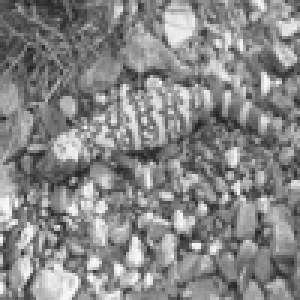
#> input picture output_10_1.png, 100 x 100 px (shown 3 times larger); its folder holds 4 pictures in this run
$ jupyter execute --allow-errors Super-Resolution-by-Sub-Pixel-CNN-Paddle2.ipynb   (shell and % lines are left out)
#> lines starting #> are read from the running program, lines starting #| are printed output that depends on the picture
# 1. 简要介绍

在计算机视觉中，图像超分辨率（Image Super Resolution）是指由一幅低分辨率图像或图像序列恢复出高分辨率图像。图像超分辨率技术分为超分辨率复原和超分辨率重建。

本示例简要介绍如何通过飞桨开源框架，实现图像超分辨率。包括数据集的定义、模型的搭建与训练。

参考论文：《Real-Time Single Image and Video Super-Resolution Using an Efficient Sub-Pixel Convolutional Neural Network》

论文链接：https://arxiv.org/abs/1609.05158

# 2. 环境设置

### 2.1导入一些比较基础常用的模块，确认自己的飞桨版本。

[cell 1]
import os
import io
import math
import random
import numpy as np
import matplotlib.pyplot as plt
from PIL import Image

from IPython.display import display

import paddle
from paddle.io import Dataset
from paddle.vision.transforms import transforms
# 开启动态图

paddle.disable_static()
#> (this line was passed over: paddle is not available in this run)
print(paddle.__version__)

# 3.数据集
### 3.1 数据集下载
本案例使用BSR_bsds500数据集，下载链接：http://www.eecs.berkeley.edu/Research/Projects/CS/vision/grouping/BSR/BSR_bsds500.tgz

[cell 2]
!cd data/data55873/ && unzip -qn images.zip

### 3.2 数据集概览

可以看到我们需要的图片文件在data/data55873/images文件夹下，train、test各200张，val为100张。

### 3.3 数据集类定义
飞桨（PaddlePaddle）数据集加载方案是统一使用Dataset（数据集定义） + DataLoader（多进程数据集加载）。

首先我们先进行数据集的定义，数据集定义主要是实现一个新的Dataset类，继承父类paddle.io.Dataset，并实现父类中以下两个抽象方法，__getitem__和__len__：
```python
class MyDataset(Dataset):
    def __init__(self):
        ...

    # 每次迭代时返回数据和对应的标签
    def __getitem__(self, idx):
        return x, y

    # 返回整个数据集的总数
    def __len__(self):
        return count(samples)
```

[cell 3]
class BSD_data(Dataset):
    """
    继承paddle.io.Dataset类
    """
    def __init__(self, mode='train',image_path="data/data55873/images/"):
        """
        实现构造函数，定义数据读取方式，划分训练和测试数据集
        """
        super(BSD_data, self).__init__()

        self.mode = mode.lower()
        if self.mode == 'train':
            self.image_path = os.path.join(image_path,'train')
        elif self.mode == 'val':
            self.image_path = os.path.join(image_path,'val')
        else:
            raise ValueError('mode must be "train" or "val"')

        # 原始图像的缩放大小
        self.crop_size = 300
        # 缩放倍率
        self.upscale_factor = 3
        # 缩小后送入神经网络的大小
        self.input_size = self.crop_size // self.upscale_factor
        # numpy随机数种子
        self.seed=1337
        # 图片集合
        self.temp_images = []
        # 加载数据
        self._parse_dataset()

    def transforms(self, img):
        """
        图像预处理工具，用于将升维(100, 100) => (100, 100,1)，
        并对图像的维度进行转换从HWC变为CHW
        """
        if len(img.shape) == 2:
            img = np.expand_dims(img, axis=2)
        return img.transpose((2, 0, 1))

    def __getitem__(self, idx):
        """
        返回 缩小3倍后的图片 和 原始图片
        """
#> called with idx = 0

        # 加载原始图像
        img = self._load_img(self.temp_images[idx])
#> in _load_img, img is the input picture: PIL image 100x100 L; min 33, max 251, mean 134.8
        # 将原始图像缩放到（3, 300, 300）
        img = img.resize([self.crop_size,self.crop_size], Image.BICUBIC)
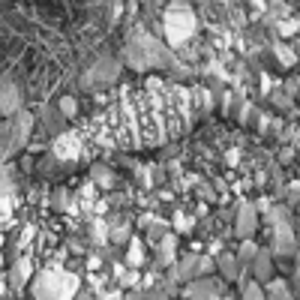
#> img: PIL image 300x300 RGB; min 32, max 255, mean 134.8

        #转换为YCbCr图像
        ycbcr = img.convert("YCbCr")
#> ycbcr: PIL image 300x300 YCbCr; mean of channels 0, 1, 2 134.7, 128, 128

        # 因为人眼对亮度敏感，所以只取Y通道
        y, cb, cr = ycbcr.split()
#> cb: PIL image 300x300 L; every value is 128
        y = np.asarray(y,dtype='float32')
#> y: shape (300, 300) float32
        y = y / 255.0

        # 缩放后的图像和前面采取一样的操作
        img_ = img.resize([self.input_size,self.input_size], Image.BICUBIC)
        ycbcr_ = img_.convert("YCbCr")
#> ycbcr_: PIL image 100x100 YCbCr; mean of channels 0, 1, 2 134.7, 128, 128
        y_, cb_, cr_ = ycbcr_.split()
#> cb_: PIL image 100x100 L; every value is 128
        y_ = np.asarray(y_,dtype='float32')
#> y_: shape (100, 100) float32
        y_ = y_ / 255.0

        # 升纬并将HWC转换为CHW
        y = self.transforms(y)
        x = self.transforms(y_)

        # x为缩小3倍后的图片（1, 100, 100） y是原始图片（1, 300, 300）
        return x, y


    # [5 lines left out: function __len__, not called in this run]

    def _sort_images(self, img_dir):
        """
        对文件夹内的图像进行按照文件名排序
        """
        files = []

        for item in os.listdir(img_dir):
            if item.split('.')[-1].lower() in ["jpg",'jpeg','png']:
                files.append(os.path.join(img_dir, item))

        return sorted(files)

    def _parse_dataset(self):
        """
        处理数据集
        """
        self.temp_images = self._sort_images(self.image_path)
        random.Random(self.seed).shuffle(self.temp_images)

    def _load_img(self, path):
        """
        从磁盘读取图片
        """
        with open(path, 'rb') as f:
            img = Image.open(io.BytesIO(f.read()))
            img = img.convert('RGB')
            return img


$ run again, on output_28_4.png
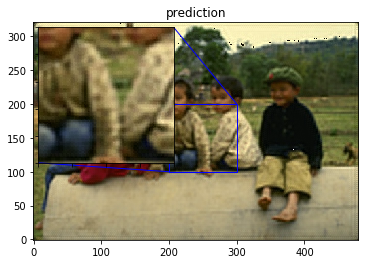
#> input picture output_28_4.png, 369 x 264 px
#> in _load_img, img is the input picture: PIL image 369x264 RGBA; mean R, G, B, A 150.5, 144.5, 120.3, 188.5
#> ycbcr: PIL image 300x300 YCbCr; mean of channels 0, 1, 2 143.1, 114.6, 132.6
#> in __getitem__, `img_ = img.resize([self.input_size,self.input_size], Image.BICUBIC)`:
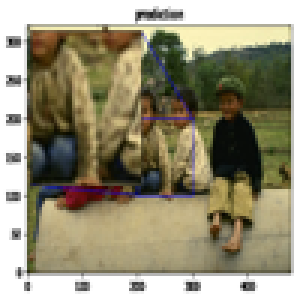
#> img_: PIL image 100x100 RGB (shown 3 times larger); mean R, G, B 150.2, 144.2, 120
#> ycbcr_: PIL image 100x100 YCbCr; mean of channels 0, 1, 2 142.9, 114.6, 132.6
#> in __getitem__, `y_, cb_, cr_ = ycbcr_.split()`:
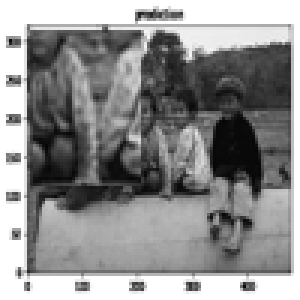
#> y_: PIL image 100x100 L (shown 3 times larger); min 5, max 255, mean 142.9
